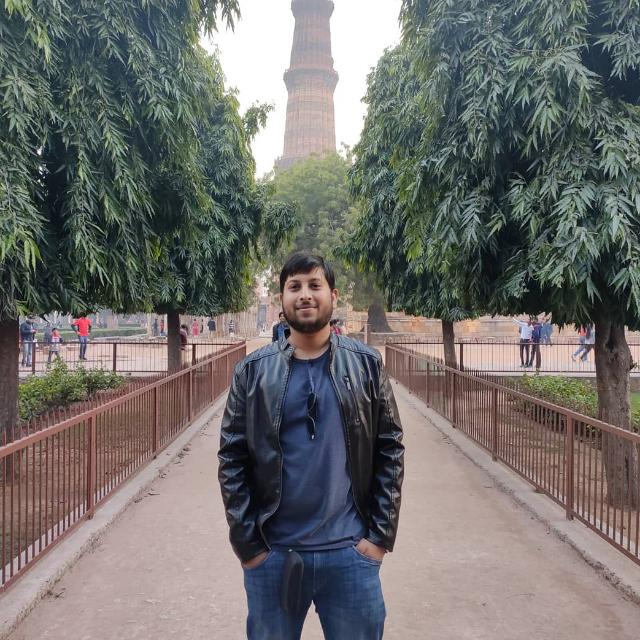
#> input picture 22. Neural Networks from Scratch/convolutions/akshat.jpeg, 640 x 640 px
$ python convolutions.py --image akshat.jpeg
#> lines starting #> are read from the running program, lines starting #| are printed output that depends on the picture
from skimage.exposure import rescale_intensity
import numpy as np
import argparse
import cv2

def convolve(image, K):
    (iH, iW) = image.shape[:2]
    (kH, kW) = K.shape[:2]

    pad = (kW -1) // 2

    image = cv2.copyMakeBorder(image, pad, pad, pad, pad, cv2.BORDER_REPLICATE)
    output = np.zeros((iH, iW), dtype='float')

    for y in np.arange(pad, iH + pad):
        for x in np.arange(pad, iW + pad):
            roi = image[y - pad:y + pad + 1, x-pad:x + pad + 1]

            k = (roi*K).sum()
            output[y - pad, x - pad] = k


    output = rescale_intensity(output, in_range=(0, 255))
    output = (output * 255).astype("uint8")

    return output

ap =argparse.ArgumentParser()
ap.add_argument("-i", "--image", required=True, help="#path to the input image")
args = vars(ap.parse_args())

smallBlur = np.ones((7,7), dtype="float")*(1.0 / (7*7))
largeBlur = np.ones((21,21), dtype="float")*(1.0 / (21*21))


sharpen = np.array(([0,-1,0],
                    [-1,5,-1],
                    [0,-1,0]), dtype="int")

laplacian = np.array(([0,1,0],
                      [1,-4,1],
                      [0,1,0]), dtype="int")

sobelX = np.array(([-1,0,1],
                      [-2,0,2],
                      [-1,0,1]), dtype="int")

sobelY = np.array(([-1,-2,1],
                      [0,0,0],
                      [1,2,1]), dtype="int")

emboss = np.array(([-2,-1,0],
                      [-1,1,1],
                      [0,1,2]), dtype="int")

kernelBank = (
    ("small_blur", smallBlur),
    ("large_blue", largeBlur),
    ("sharpen", sharpen),
    ("laplacian", laplacian),
    ("sobel_x", sobelX),
    ("sobel_y", sobelY),
    ("emboss", emboss)
)

image = cv2.imread(args["image"])
#> image is the input picture: shape (640, 640, 3); mean B, G, R 108.8, 111, 112.7
gray = cv2.cvtColor(image, cv2.COLOR_BGR2GRAY)
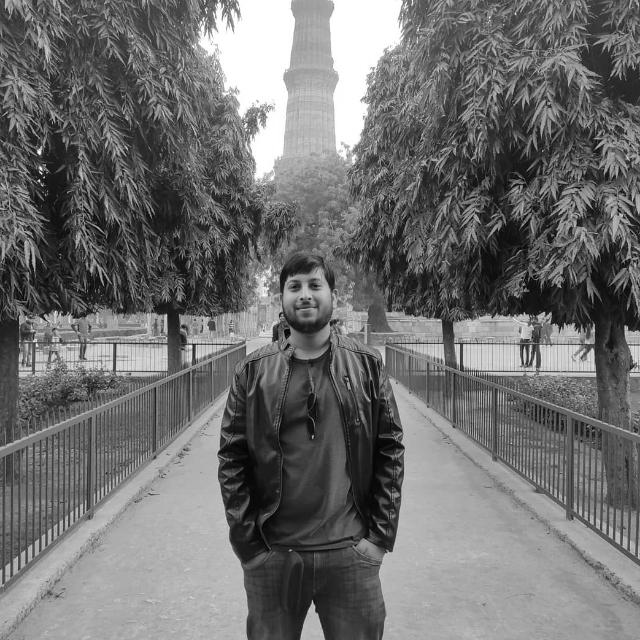
#> gray: shape (640, 640); min 0, max 255, mean 111.3

for (kernelName, K) in kernelBank:
    print("[INFO] applying {} kernel".format(kernelName))
    convolveOutput = convolve(gray, K)
    opencvOutput = cv2.filter2D(gray, -1, K)

    cv2.imshow("Original", gray)
    cv2.imshow("{} - convolve".format(kernelName), convolveOutput)
    cv2.imshow("{} - opencv".format(kernelName), opencvOutput)
    cv2.waitKey()
    cv2.destroyAllWindows()
#> this loop made 7 passes
#> pass 1, in convolve, `image = cv2.copyMakeBorder(image, pad, pad, pad, pad, cv2.BORDER_REPLI..`:
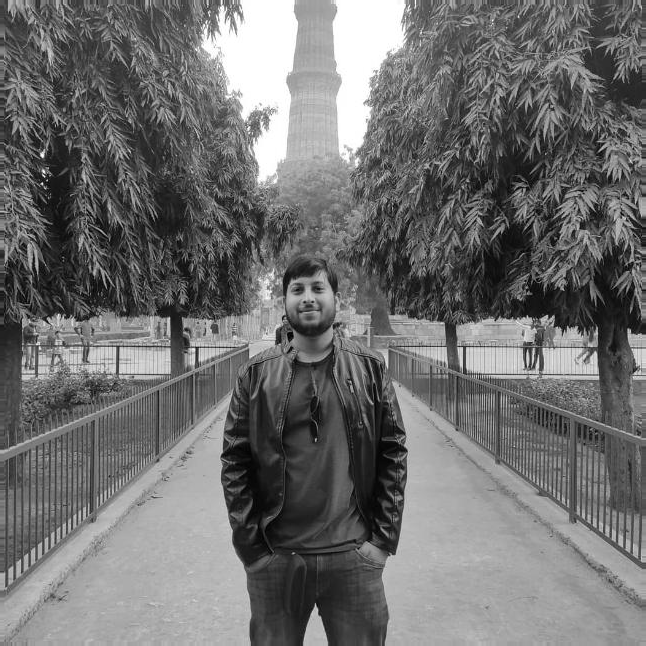
#> image: shape (646, 646); min 0, max 255, mean 111.5
#> pass 1, `convolveOutput = convolve(gray, K)`:
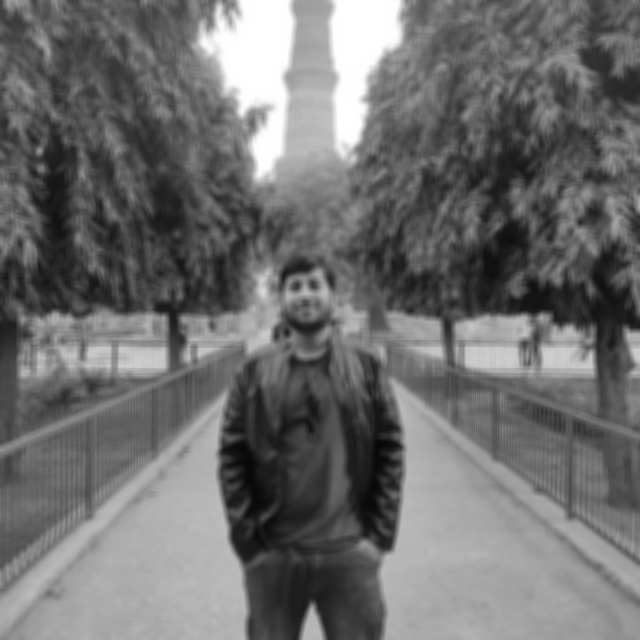
#> convolveOutput: shape (640, 640); min 7, max 255, mean 110.8
#> pass 2, in convolve (call 2), `image = cv2.copyMakeBorder(image, pad, pad, pad, pad, cv2.BORDER_REPLI..`:
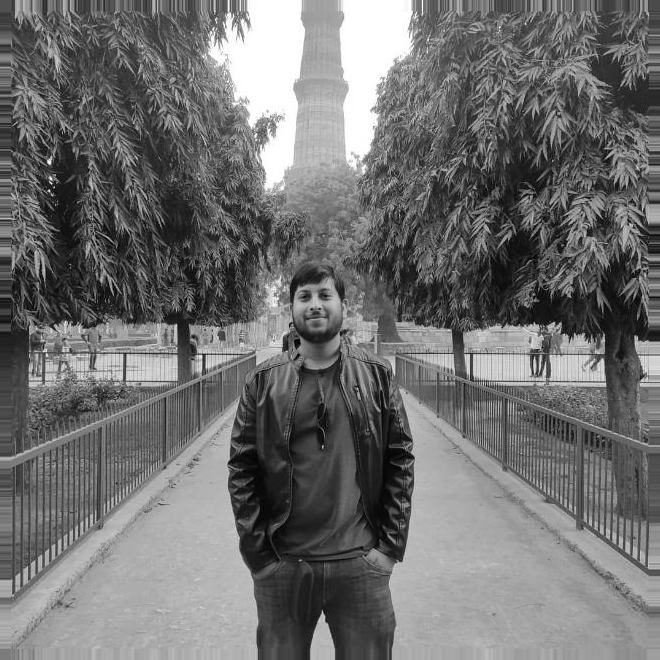
#> image: shape (660, 660); min 0, max 255, mean 111.9
